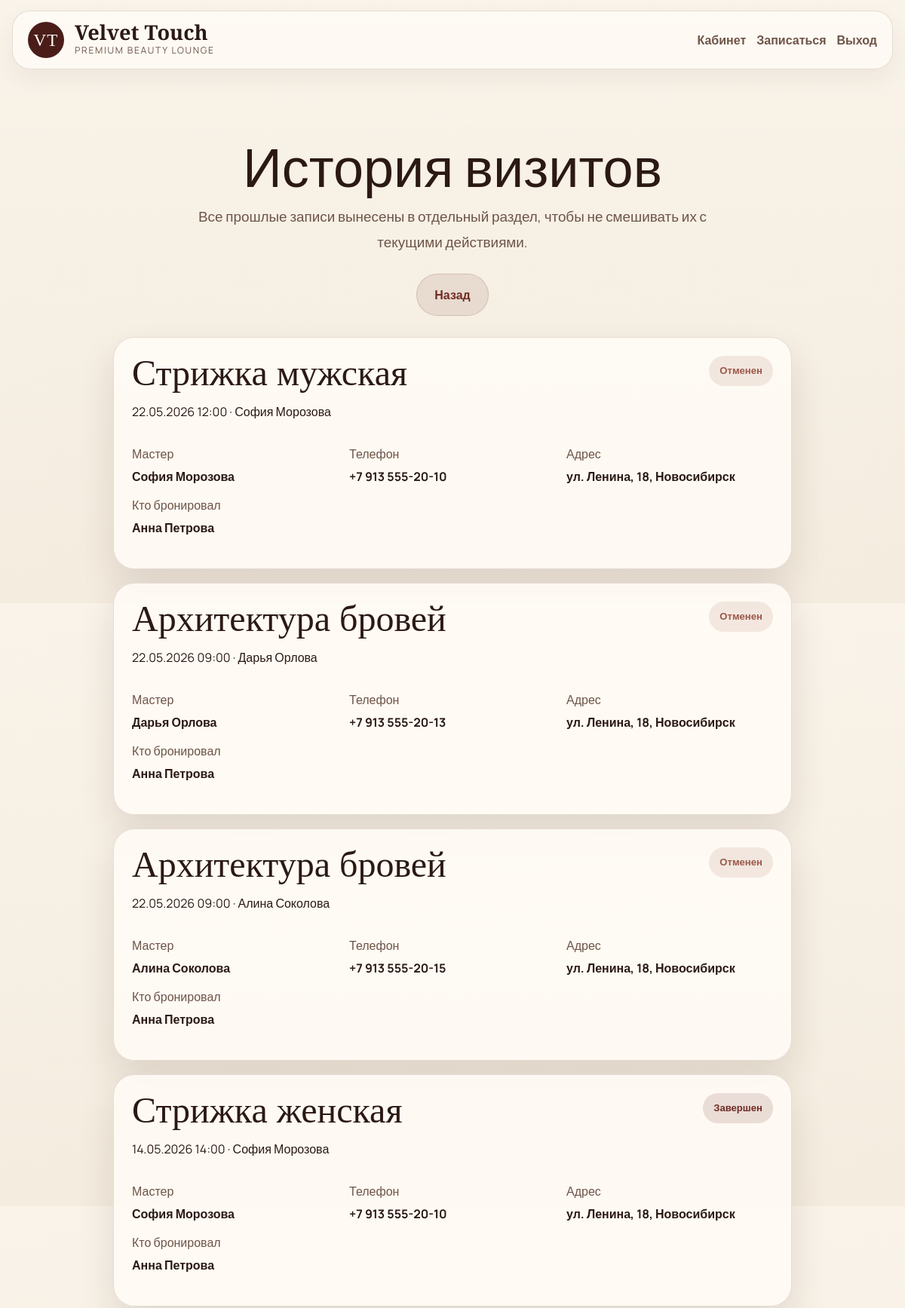
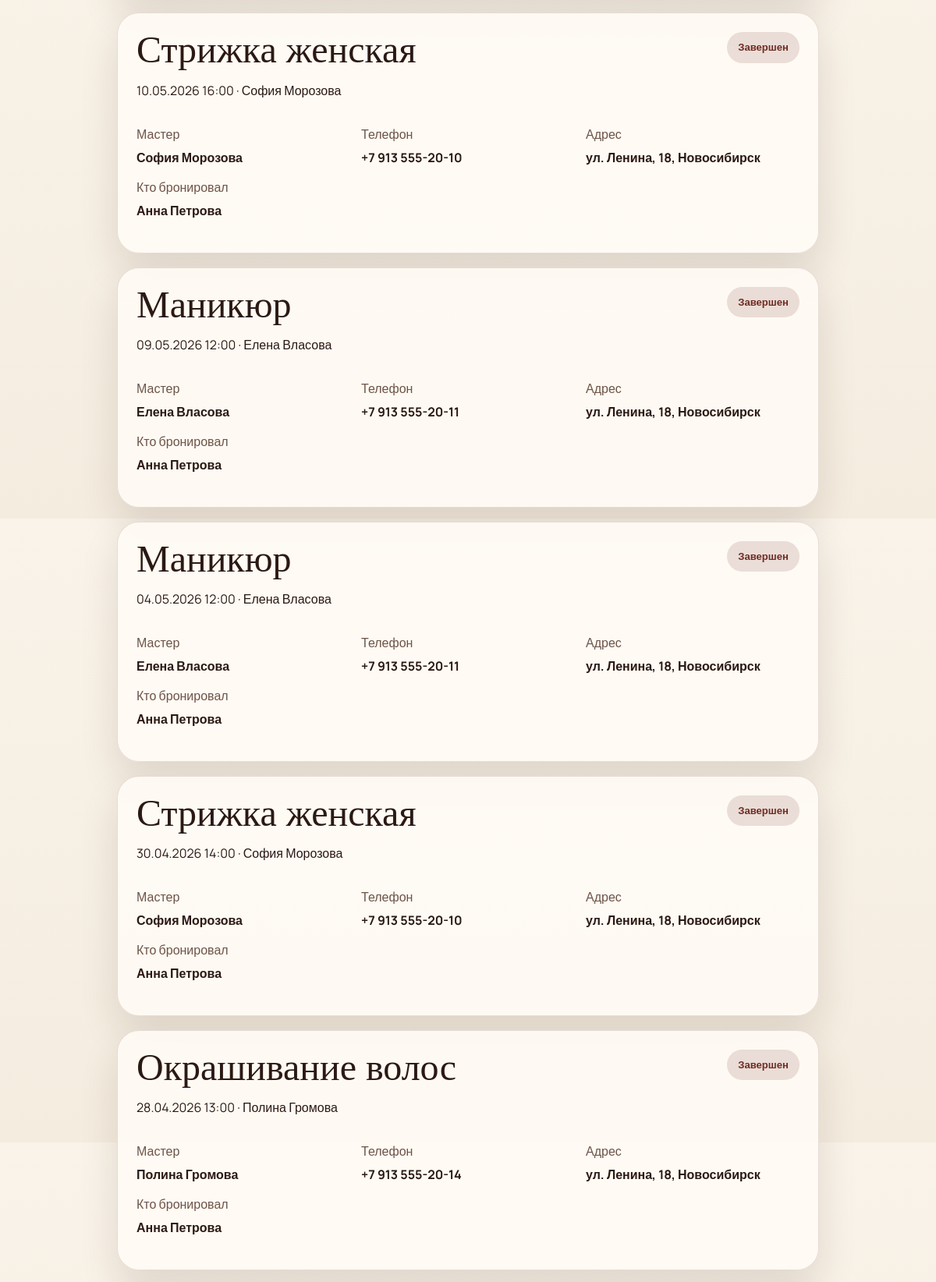
Screenshot of /history (signed in, upper part) with the database file from the repository (2 pictures, top to bottom).
### models.py (models this page shows)
class Appointment(db.Model):
    __tablename__ = "appointments"
    id = db.Column(db.Integer, primary_key=True)
    client_id = db.Column(db.Integer, db.ForeignKey("users.id"))
    service_id = db.Column(db.Integer, db.ForeignKey("services.id"))
    master_id = db.Column(db.Integer, db.ForeignKey("masters.id"))
    start_time = db.Column(db.DateTime, nullable=False)
    status = db.Column(db.String(20), default="active")
    booked_by_name = db.Column(db.String(120))
    booked_by_phone = db.Column(db.String(30))
    notes = db.Column(db.Text)
    bonus_spent = db.Column(db.Integer, default=0)
    service = db.relationship("Service")

class Service(db.Model):
    __tablename__ = "services"
    id = db.Column(db.Integer, primary_key=True)
    name = db.Column(db.String(100), nullable=False)
    duration = db.Column(db.Integer, nullable=False)
    price = db.Column(db.Float, nullable=False)
    description = db.Column(db.Text)

class Master(db.Model):
    __tablename__ = "masters"
    id = db.Column(db.Integer, primary_key=True)
    name = db.Column(db.String(100), nullable=False)
    specialty = db.Column(db.String(120), nullable=False)
    phone = db.Column(db.String(20), nullable=False)
    address = db.Column(db.String(180), nullable=False)
    bio = db.Column(db.Text)
    photo_filename = db.Column(db.String(120))
    slots = db.relationship("Slot", backref="master", lazy="dynamic")
    appointments = db.relationship("Appointment", backref="master", lazy="dynamic")

### app.py (the view)
@app.route("/history")
@login_required
def history():
    if current_user.is_admin:
        return redirect(url_for("admin_dashboard"))
    items = Appointment.query.filter(
        Appointment.client_id == current_user.id,
        Appointment.status.in_(["completed", "cancelled"]),
    ).order_by(Appointment.start_time.desc()).all()
    return render_template("history.html", appointments=items)

### app.py (called while the page is built)
@login_manager.user_loader
def load_user(user_id):
    return db.session.get(User, int(user_id))

@app.context_processor
def inject_global_context():
    return {
        "now": datetime.now(),
        "salon_name": SALON_NAME,
        "media_url": media_url,
        "service_image_url": service_image_url,
        "new_service_names": {"Ламинирование ресниц", "SPA-ритуал для волос"},
    }

### templates/history.html (shortened to what this page needs)
{% extends "base.html" %}
{% block content %}
<section class="simple-center-shell shell narrow-shell">
    <span class="eyebrow">History</span>
    <h1>История визитов</h1>
    <p class="center-subtitle">Все прошлые записи вынесены в отдельный раздел, чтобы не смешивать их с текущими действиями.</p>
    <div class="center-inline-actions">
        <a class="btn btn-dark-soft" href="{{ url_for('dashboard') }}">Назад</a>
    </div>
</section>
<section class="shell detail-stack narrow-shell">
    {% if appointments %}
        {% for appt in appointments %}
            <article class="detail-card">
                <div class="detail-card-head">
                    <div>
                        <h2>{{ appt.service.name }}</h2>
                        <p>{{ appt.start_time.strftime('%d.%m.%Y %H:%M') }} · {{ appt.master.name }}</p>
                    </div>
                    <span class="status-pill {% if appt.status == 'completed' %}done{% else %}cancel{% endif %}">
                        {{ 'Завершен' if appt.status == 'completed' else 'Отменен' }}
                    </span>
                </div>
                <div class="detail-grid">
                    <div><span>Мастер</span><strong>{{ appt.master.name }}</strong></div>
                    <div><span>Телефон</span><strong>{{ appt.master.phone }}</strong></div>
                    <div><span>Адрес</span><strong>{{ appt.master.address }}</strong></div>
                    <div><span>Кто бронировал</span><strong>{{ appt.booked_by_name }}</strong></div>
                </div>
            </article>
        {% endfor %}
    {% else %}
        <article class="clean-card">
            <p class="muted-paragraph">История пока пуста.</p>
        </article>
    {% endif %}
</section>
{% endblock %}

### static/css/style.css (style rules this page uses)
:root { --cream: #f7f0e4; --cream-soft: #f1e7d8; --white: #fffdf8; --wine: #6f2c24; --wine-dark: #4a1d19; --wine-deep: #34120f; --green-accent: #314b43; --text: #2b1914; --muted: #6e5448; --line: rgba(87, 45, 36, 0.14); --shadow: 0 24px 50px rgba(61, 22, 16, 0.12); }
* { box-sizing: border-box; }
html { scroll-behavior: smooth; }
body { margin: 0; background: linear-gradient(180deg, #f9f3e9, #f4ecdf); color: var(--text); font-family: "Manrope", sans-serif; }
a { color: inherit; text-decoration: none; }
.shell, .section-shell { width: min(1360px, calc(100% - 32px)); margin: 0 auto; }
.brand-link strong, .editorial-hero h1, .editorial-cream-band h2, .story-copy h2, .section-heading-block h2, .simple-hero h1, .auth-info h1, .auth-card h2, .offer-card h2, .final-check-card h2, .funnel-card h2, .confirm-card h2, .landing-service-row strong, .master-card-copy h3, .detail-card h2, .testimonial-card p { font-family: "Cormorant Garamond", serif; }
.btn { border: none; border-radius: 999px; padding: 0.95rem 1.45rem; font-weight: 700; transition: transform 0.2s ease, box-shadow 0.2s ease; }
.eyebrow { display: inline-block; margin-bottom: 16px; color: rgba(255, 244, 236, 0.82); font-size: 0.84rem; letter-spacing: 0.18em; text-transform: uppercase; }
.editorial-cream-band h2, .story-copy h2, .section-heading-block h2, .funnel-card h2, .confirm-card h2, .final-check-card h2, .detail-card h2, .auth-card h2, .offer-card h2 { font-size: clamp(2.3rem, 4vw, 4rem); line-height: 0.96; margin: 0 0 16px; }
.master-card, .clean-card, .detail-card, .offer-card, .auth-card, .funnel-card, .confirm-card, .final-check-card { border-radius: 28px; border: 1px solid var(--line); background: rgba(255, 251, 246, 0.9); box-shadow: var(--shadow); }
.clean-grid, .admin-grid, .detail-stack { display: grid; gap: 18px; }
.clean-card, .detail-card, .offer-card, .auth-card, .funnel-card, .confirm-card, .final-check-card { padding: 24px; }
.detail-card-head { display: flex; justify-content: space-between; gap: 16px; align-items: flex-start; margin-bottom: 16px; }
.detail-grid, .confirm-grid { display: grid; grid-template-columns: repeat(3, minmax(0, 1fr)); gap: 14px; margin-bottom: 18px; }
.detail-grid span, .confirm-grid span, .summary-row span { display: block; color: var(--muted); margin-bottom: 6px; }
.detail-grid strong, .confirm-grid strong { font-size: 1rem; }
.status-pill { border-radius: 999px; padding: 10px 14px; font-size: 0.82rem; font-weight: 700; }
.status-pill.done { color: var(--wine); background: rgba(111, 44, 36, 0.14); }
.status-pill.cancel { color: #9b584a; background: rgba(155, 88, 74, 0.12); }
.simple-center-shell { max-width: 980px; margin: 0 auto; padding: 42px 0 28px; text-align: center; }
.simple-center-shell h1 { font-size: clamp(3.1rem, 6vw, 5.2rem); line-height: 0.94; margin: 0 0 16px; }
.center-subtitle { max-width: 760px; margin: 0 auto; color: var(--muted); font-size: 1.18rem; line-height: 1.8; }
.center-inline-actions { display: flex; justify-content: center; gap: 12px; flex-wrap: wrap; margin-top: 24px; }
.btn-dark-soft { background: rgba(111, 44, 36, 0.1); color: var(--wine); border: 1px solid rgba(111, 44, 36, 0.16); }
.narrow-shell { max-width: 900px; }

### rows the page displays
Appointment: service.name "Стрижка мужская", start_time "22.05.2026 12:00", master.name "София Морозова", status "Отменен", master.phone "+7 913 555-20-10", master.address "ул. Ленина, 18, Новосибирск", booked_by_name "Анна Петрова"
Appointment: service.name "Архитектура бровей", start_time "22.05.2026 09:00", master.name "Дарья Орлова", status "Отменен", master.phone "+7 913 555-20-13", master.address "ул. Ленина, 18, Новосибирск", booked_by_name "Анна Петрова"
Appointment: service.name "Архитектура бровей", start_time "22.05.2026 09:00", master.name "Алина Соколова", status "Отменен", master.phone "+7 913 555-20-15", master.address "ул. Ленина, 18, Новосибирск", booked_by_name "Анна Петрова"
Appointment: service.name "Стрижка женская", start_time "14.05.2026 14:00", master.name "София Морозова", status "Завершен", master.phone "+7 913 555-20-10", master.address "ул. Ленина, 18, Новосибирск", booked_by_name "Анна Петрова"
Appointment: service.name "Стрижка женская", start_time "10.05.2026 16:00", master.name "София Морозова", status "Завершен", master.phone "+7 913 555-20-10", master.address "ул. Ленина, 18, Новосибирск", booked_by_name "Анна Петрова"
Appointment: service.name "Маникюр", start_time "09.05.2026 12:00", master.name "Елена Власова", status "Завершен", master.phone "+7 913 555-20-11", master.address "ул. Ленина, 18, Новосибирск", booked_by_name "Анна Петрова"
Appointment: service.name "Маникюр", start_time "04.05.2026 12:00", master.name "Елена Власова", status "Завершен", master.phone "+7 913 555-20-11", master.address "ул. Ленина, 18, Новосибирск", booked_by_name "Анна Петрова"
Appointment: service.name "Стрижка женская", start_time "30.04.2026 14:00", master.name "София Морозова", status "Завершен", master.phone "+7 913 555-20-10", master.address "ул. Ленина, 18, Новосибирск", booked_by_name "Анна Петрова"
Appointment: service.name "Окрашивание волос", start_time "28.04.2026 13:00", master.name "Полина Громова", status "Завершен", master.phone "+7 913 555-20-14", master.address "ул. Ленина, 18, Новосибирск", booked_by_name "Анна Петрова"

### other values shown
{{ salon_name }} "Velvet Touch"
